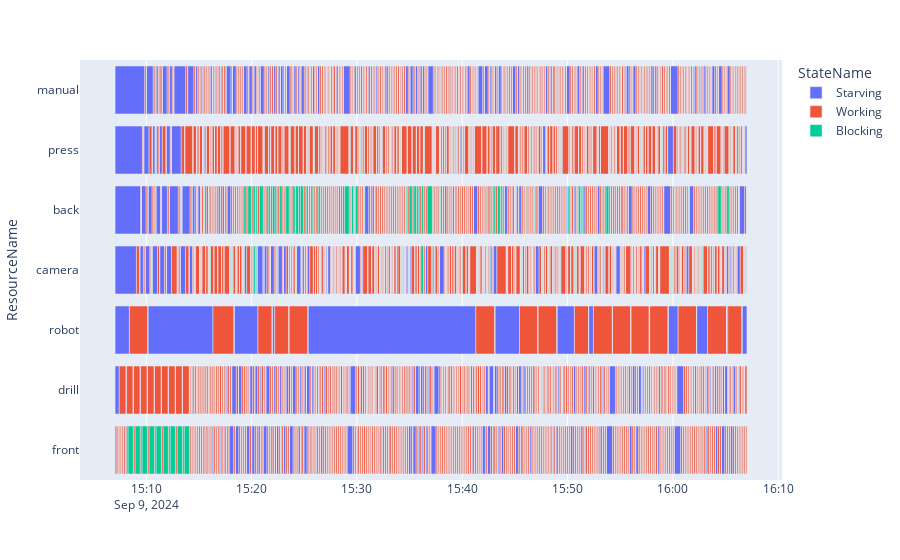

This figure's notebook cell:
### Code cell
Entity.reset_id_counter()
s,b = batchCreate(0,numJobs=10,return_both=True) #batchedExp serve per inizializzare 
print(s)
lab=Lab(b)
lab.gate.Store.items=copy.copy(s)
lab.run(3600)
df = pd.DataFrame(lab.env.state_log, columns=["Resource","ResourceName","State","StateName","Entity","?","timeIn","timeOut"])
df_filtered = df.loc[df.ResourceName.isin(["front","drill","robot","camera","back","press","manual"])]
fig = utils.createGantt(df)
fig.show()
# stored=pd.DataFrame(lab.gate.Store.items)
# with pd.ExcelWriter('prova funzionamento.xlsx') as writer:
#     lab.batch_df.to_excel(writer, sheet_name='Sheet1', index=False)  # elementi batch
#     lab.machine_df.to_excel(writer, sheet_name='Sheet2', index=False)
#     stored.to_excel(writer, sheet_name='Sheet2', index=False)

### Figure 1 — Plotly figure (JSON) as saved in the notebook; plotly's stock layout.template omitted (floating-point values rounded to 4 significant figures; data arrays with more than 128 entries replaced by an {"elided": "..."} marker saying what was removed)
{"data": [{"alignmentgroup": "True", "base": {"elided": "1409 str values"}, "hovertemplate": "StateName=Starving<br>timeIn=%{base}<br>timeOut=%{x}<br>ResourceName=%{y}<extra></extra>", "legendgroup": "Starving", "marker": {"color": "#636efa", "pattern": {"shape": ""}}, "name": "Starving", "offsetgroup": "Starving", "orientation": "h", "showlegend": true, "textposition": "auto", "type": "bar", "x": {"elided": "1409 float values"}, "xaxis": "x", "y": {"elided": "1409 str values"}, "yaxis": "y"}, {"alignmentgroup": "True", "base": {"elided": "1407 str values"}, "hovertemplate": "StateName=Working<br>timeIn=%{base}<br>timeOut=%{x}<br>ResourceName=%{y}<extra></extra>", "legendgroup": "Working", "marker": {"color": "#EF553B", "pattern": {"shape": ""}}, "name": "Working", "offsetgroup": "Working", "orientation": "h", "showlegend": true, "textposition": "auto", "type": "bar", "x": {"elided": "1407 float values"}, "xaxis": "x", "y": {"elided": "1407 str values"}, "yaxis": "y"}, {"alignmentgroup": "True", "base": {"elided": "1402 str values"}, "hovertemplate": "StateName=Blocking<br>timeIn=%{base}<br>timeOut=%{x}<br>ResourceName=%{y}<extra></extra>", "legendgroup": "Blocking", "marker": {"color": "#00cc96", "pattern": {"shape": ""}}, "name": "Blocking", "offsetgroup": "Blocking", "orientation": "h", "showlegend": true, "textposition": "auto", "type": "bar", "x": {"elided": "1402 float values"}, "xaxis": "x", "y": {"elided": "1402 str values"}, "yaxis": "y"}], "layout": {"barmode": "overlay", "legend": {"title": {"text": "StateName"}, "tracegroupgap": 0}, "margin": {"t": 60}, "xaxis": {"anchor": "y", "domain": [0, 1], "type": "date"}, "yaxis": {"anchor": "x", "domain": [0, 1], "title": {"text": "ResourceName"}}}}
